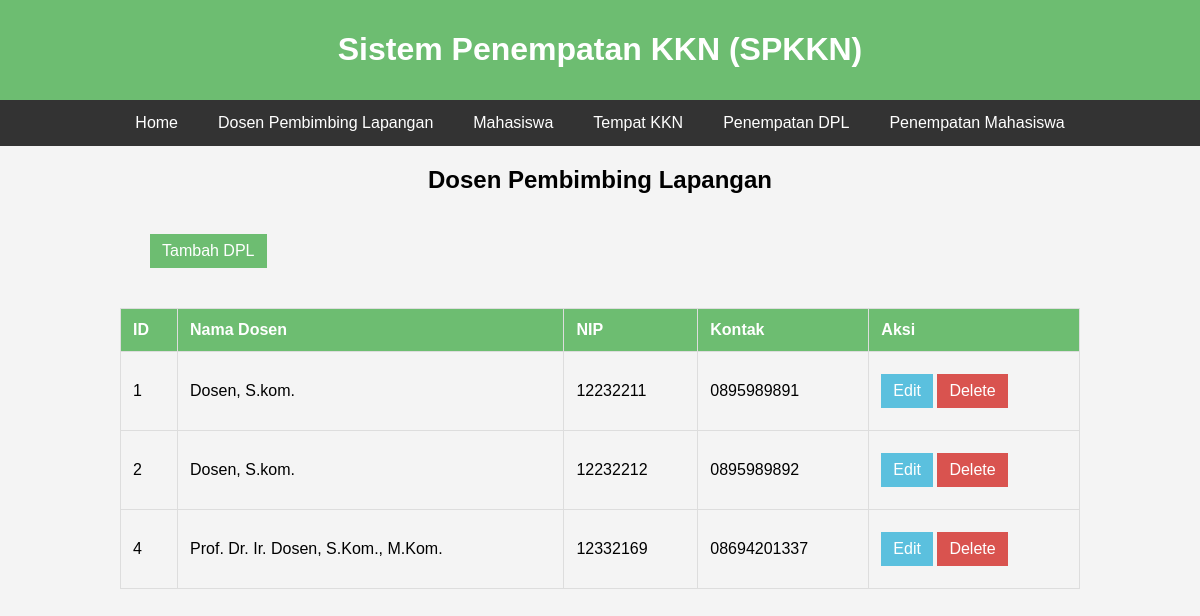
The app's page /data_dpl/index.php with its own data.
### tables this page shows
CREATE TABLE `dpl` (
  `id` bigint(18) NOT NULL,
  `nama` varchar(255) NOT NULL,
  `nip` bigint(18) NOT NULL,
  `kontak` varchar(255) NOT NULL
);

### data_dpl/index.php (the view, shortened to what this page needs)
<?php
include "../config.php";
$dplList = $conn->query("SELECT * FROM dpl");
?>
<!DOCTYPE html>
<html lang="en">
<head>
    <link rel="stylesheet" style="text/css" href="styledpl.css">
</head>
<body>
    <div class="container">
        <div class="header">
            <h1>Sistem Penempatan KKN (SPKKN)</h1>
        </div>
        <nav class="navbar">
            <a href="../index.html">Home</a>
            <a href="../data_dpl/index.php">Dosen Pembimbing Lapangan</a>
            <a href="../data_mhs/index.php">Mahasiswa</a>
            <a href="../data_tempat/index.php">Tempat KKN</a>
            <a href="../data_penempatan_dpl/">Penempatan DPL</a>
            <a href="../data_penempatan_mhs/">Penempatan Mahasiswa</a>
        </nav>
        <div class="mt-4">
            <h2>Dosen Pembimbing Lapangan</h2>
            <a href="form.php" class="btn btn-primary">Tambah DPL</a>
            <table class="table">
                <thead>
                    <tr>
                        <th>ID</th>
                        <th>Nama Dosen</th>
                        <th>NIP</th>
                        <th>Kontak</th>
                        <th>Aksi</th>
                    </tr>
                </thead>
                <tbody>
                    <?php while ($row = $dplList->fetch_assoc()): ?>
                        <tr>
                            <td><?php echo $row['id']; ?></td>
                            <td><?php echo $row['nama']; ?></td>
                            <td><?php echo $row['nip']; ?></td>
                            <td><?php echo $row['kontak']; ?></td>
                            <td>
                                <a href="form.php?edit=<?php echo $row['id']; ?>" class="btn btn-info">Edit</a>
                                <a href="index.php?delete=<?php echo $row['id']; ?>" class="btn btn-danger">Delete</a>
                            </td>
                        </tr>
                    <?php endwhile; ?>
                </tbody>
            </table>
        </div>
    </div>
</body>
</html>

### data_dpl/styledpl.css (style rules this page uses)
body { font-family: Arial, sans-serif; margin: 0; padding: 0; background-color: #f4f4f4; }
.container { width: 100%; margin: auto; overflow: hidden; }
.header { background-color: rgba(76, 175, 80, 0.8); color: #fff; padding: 10px 0; text-align: center; }
.navbar { display: flex; justify-content: center; background: #333; }
.navbar a { color: white; padding: 14px 20px; text-decoration: none; text-align: center; }
.mt-4 { display: flex; flex-direction: column; justify-content: center; align-items: center; gap: 10px; }
.table { width: 80%; border-collapse: collapse; margin: 20px 0; }
.table th, .table td { padding: 12px; border: 1px solid #ddd; text-align: left; }
.table th { background-color: rgba(76, 175, 80, 0.8); color: white; }
.btn { display: inline-block; padding: 8px 12px; color: white; text-decoration: none; margin-top: 10px; margin-bottom: 10px; }
.btn-primary { align-self: baseline; margin-left: 150px; background-color: rgba(76, 175, 80, 0.8); }
.btn-info { background: #5bc0de; }
.btn-danger { background: #d9534f; }

### records on screen
dpl: id "1", nama "Dosen, S.kom.", nip "12232211", kontak "0895989891"
dpl: id "2", nama "Dosen, S.kom.", nip "12232212", kontak "0895989892"
dpl: id "4", nama "Prof. Dr. Ir. Dosen, S.Kom., M.Kom.", nip "12332169", kontak "08694201337"
